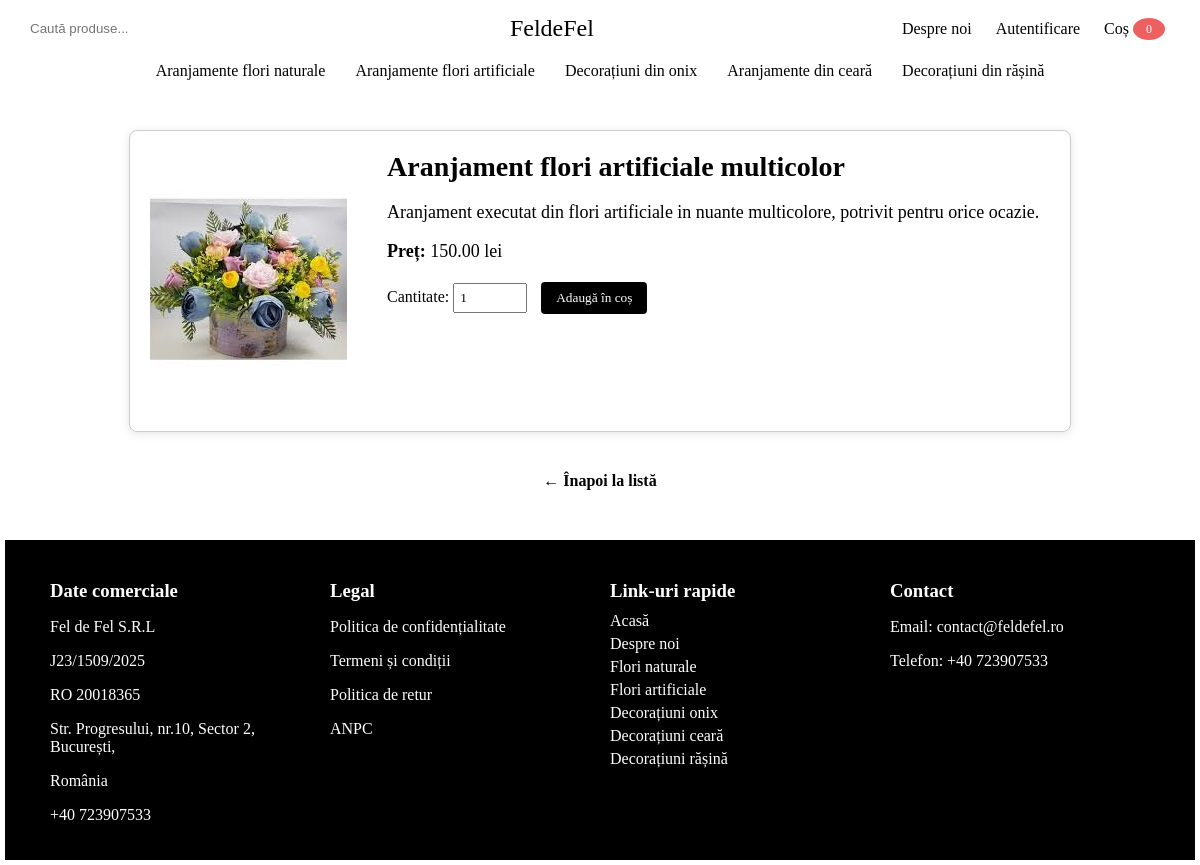
/aranjamente_flori/artificiale/aranjament-flori-artificiale-multicolor/, run on the app's committed database.
### aranjamente_flori/models.py (models this page shows, shortened)
class ArtificialFlower(models.Model):
    name = models.CharField(max_length=255)
    slug = models.SlugField(blank=True, unique=True)
    description = models.TextField()
    price = models.DecimalField(max_digits=10, decimal_places=2)
    image = models.ImageField(upload_to="flori/artificiale")
    created = models.DateTimeField(auto_now_add=True)
    updated = models.DateTimeField(auto_now=True)

### aranjamente_flori/views.py (the view)
# urls.py: path("artificiale/<slug:slug>/", artificial_flowers_details_view, name="artificiale_detalii")
def artificial_flowers_details_view(request, slug):
	try:
		produs = ArtificialFlower.objects.get(slug=slug)
		context = {
			"produs": produs
		}
	except ArtificialFlower.DoesNotExist:
		produs = None
	return render(request, 'aranjamente_flori/artificial_flowers_details.html', context)

### cart/processors.py (called while the page is built)
def add_cart_to_context(request):
    cart = request.session.get("cart", {})
    total = 0
    for item in cart.values():
        total += round(item["price"] * item["quantity"], 2)
    return {
        "cart": cart,
        "cart_total": round(total, 2),
        "cart_count": sum(item["quantity"] for item in cart.values())
    }

### aranjamente_flori/templates/aranjamente_flori/artificial_flowers_details.html (shortened to what this page needs)
<!DOCTYPE html>
<html lang="en">
<head>
</head>
<body>
    <header class="top-bar">
        <div class="search-box">
            <form method="get" action="{% url 'home:search' %}">
                <input type="text" name="q" placeholder="Caută produse...">
            </form>
        </div>
        <div class="logo">
            <a href="{% url 'home:home' %}">FeldeFel</a>
        </div>
        <nav class="nav-links">
            <a href="{% url 'home:despre' %}">Despre noi</a>
            {% if user.is_authenticated %}
                <a href="{% url 'accounts:profile' %}" class="account-link"> {{ user.first_name }} {{ user.last_name }}</a>
            {% else %}
                <a href="{% url 'accounts:login' %}" class="account-link">Autentificare</a>
            {% endif %}
            <a href="{% url 'cart:cart_url' %}" class="cart-link">
                Coș <span class="cart-badge">{{ cart_count }}</span>
            </a>
        </nav>
    </header>
    <nav class="categories-bar">
        <a href="{% url 'aranjamente_flori:naturale' %}">Aranjamente flori naturale</a>
        <a href="{% url 'aranjamente_flori:artificiale' %}">Aranjamente flori artificiale</a>
        <a href="{% url 'decoratiuni:decoratiuni_onyx' %}">Decorațiuni din onix</a>
        <a href="{% url 'aranjamente_ceara:wax_arrangements_url' %}">Aranjamente din ceară</a>
        <a href="{% url 'decoratiuni:decoratiuni_rasina' %}">Decorațiuni din rășină</a>
    </nav>
    {% if produs %}
        <div class="container">
            <div class="image-container">
                {% if produs.image %}
                    <img src="{{ produs.image.url}}" alt="{{ produs.name}}">
                {% endif %}
            </div>
            <div class="details">
                <h1>{{ produs.name }}</h1>
                <p>{{ produs.description }}</p>
                <p><strong> Preț: </strong> {{ produs.price}} lei </p>
                <form method="post" action="{% url 'cart:add_to_cart_url' produs.slug %}">
                    <label for="quantity_{{ produs.slug }}">Cantitate:</label>
                    <input type="number" id="quantity_{{ produs.slug }}" name="quantity" min="1" value="1" required>
                    <button type="submit">Adaugă în coș</button>
                </form>
            </div>
        </div>
        <div class="back-link">
            <a href="{% url 'aranjamente_flori:artificiale' %}">← Înapoi la listă</a>
        </div>
    {% else %}
        <p>Produsul nu există</p>
    {% endif %}
    <footer>
        <div class="footer-container">
            <div class="footer-column">
                <h3> Date comerciale </h3>
                <p> Fel de Fel S.R.L </p>
                <p> J23/1509/2025 </p>
                <p> RO 20018365 </p>
                <p> Str. Progresului, nr.10, Sector 2, București, </p>
                <p> România </p>
                <p> +40 723907533 </p>
            </div>
            <div class="footer-column">
                <h3> Legal </h3>
                <p> Politica de confidențialitate </p>
                <p> Termeni și condiții </p>
                <p> Politica de retur </p>
                <p> ANPC </p>
            </div>
            <div class="footer-column">
                <h3> Link-uri rapide </h3>
                <a href="{% url 'home:home' %}">Acasă</a>
                <a href="{% url 'home:despre' %}">Despre noi</a>
                <a href="{% url 'aranjamente_flori:naturale' %}"> Flori naturale </a>
                <a href="{% url 'aranjamente_flori:artificiale' %}"> Flori artificiale </a>
                <a href="{% url 'decoratiuni:decoratiuni_onyx' %}"> Decorațiuni onix </a>
                <a href="{% url 'aranjamente_ceara:wax_arrangements_url' %}"> Decorațiuni ceară </a>
                <a href="{% url 'decoratiuni:decoratiuni_rasina' %}"> Decorațiuni rășină </a>
            </div>
            <div class="footer-column">
                <h3> Contact </h3>
                <p> Email: contact@feldefel.ro </p>
                <p> Telefon: +40 723907533 </p>
            </div>
        </div>
    </footer>
</body>
</html>

### aranjamente_flori/templates/aranjamente_flori/artificial_flowers_details.html (style rules this page uses)
body { margin: 5px; font-family: cursive; background-color: white; }
.top-bar { background-color: white; color:black; display: flex; justify-content: space-between; align-items: center; padding: 10px 20px; }
.top-bar .logo a { font-size: 24px; font-family: cursive; color: black; text-decoration: none; }
.top-bar a { color: black; text-decoration: none; margin: 0 10px; }
.top-bar .search-box input { padding: 5px; border-radius: 4px; border: none; }
.cart-link { position: relative; font-weight: normal; display: inline-flex; align-items: center; gap: 4px; }
.cart-badge { background-color: rgb(237, 96, 96); color: white; border-radius: 50%; padding: 2px 7px; font-size: 12px; vertical-align: middle; line-height: 1; min-width: 18px; height: 18px; display: flex; justify-content: center; align-items: center; }
.categories-bar { color:black; display: flex; justify-content: center; padding: 10px 0; }
.categories-bar a { color: black; text-decoration: none; padding: 0 15px; }
.container { display: flex; gap: 40px; max-width: 900px; margin: 40px auto; align-items: flex-start; border: 1px solid #ccc; border-radius: 8px; padding: 20px; box-shadow: 0 2px 10px rgba(0,0,0,0.1); }
.image-container img { max-width: 300px; border-radius: 8px; }
.details { flex: 1; }
.details h1 { margin-top: 0; font-size: 28px; }
.details p { font-size: 18px; margin-bottom: 10px; }
.details form { margin-top: 20px; }
.details input[type="number"] { padding: 5px; font-family: cursive; width: 60px; }
.details button { padding: 8px 15px; background-color: black; color: white; border: none; border-radius: 4px; cursor: pointer; font-family: cursive; margin-left: 10px; }
.back-link { text-align: center; margin-top: 30px; margin-bottom: 50px; }
.back-link a { color: black; text-decoration: none; font-weight: bold; }
footer { background: black; padding: 20px 0; border-top: 1px solid black; }
.footer-container { max-width: 1100px; margin: auto; display: grid; grid-template-columns: repeat(auto-fit, minmax(200px, 1fr)); gap: 20px; text-align: center; }
.footer-column h3 { margin-bottom: 10px; }
.footer-column a { display: block; text-decoration: none; text-align: left; color: white; margin-bottom: 5px; }
.footer-column p { color: white; text-align: left; }
h3 { color: white; text-align: left; }

### data on the page
ArtificialFlower: image (picture), name "Aranjament flori artificiale multicolor", description "Aranjament executat din flori artificiale in nuante multicolore, potrivit pentru orice ocazie.", price "150.00"

### other printed values
{{ cart_count }} "0"
